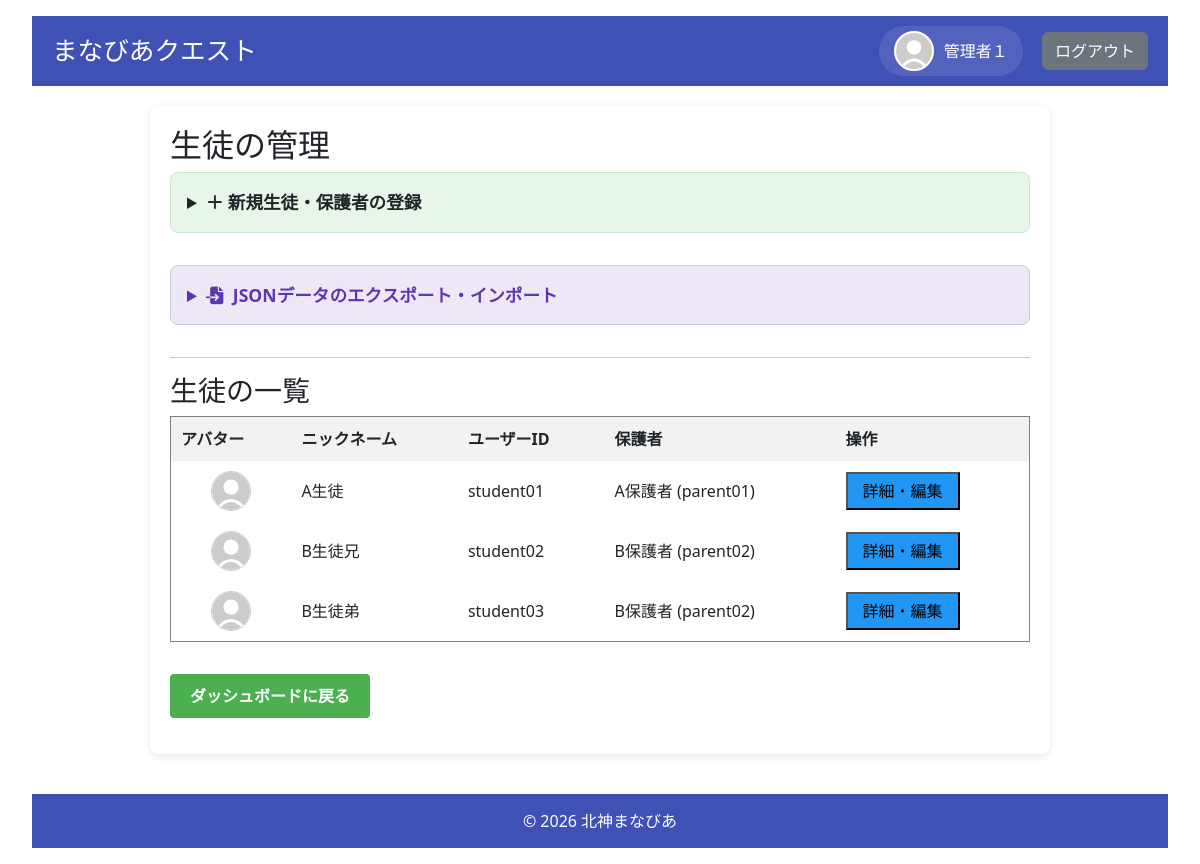
Page /admin/students (signed in) on the earlier database version.
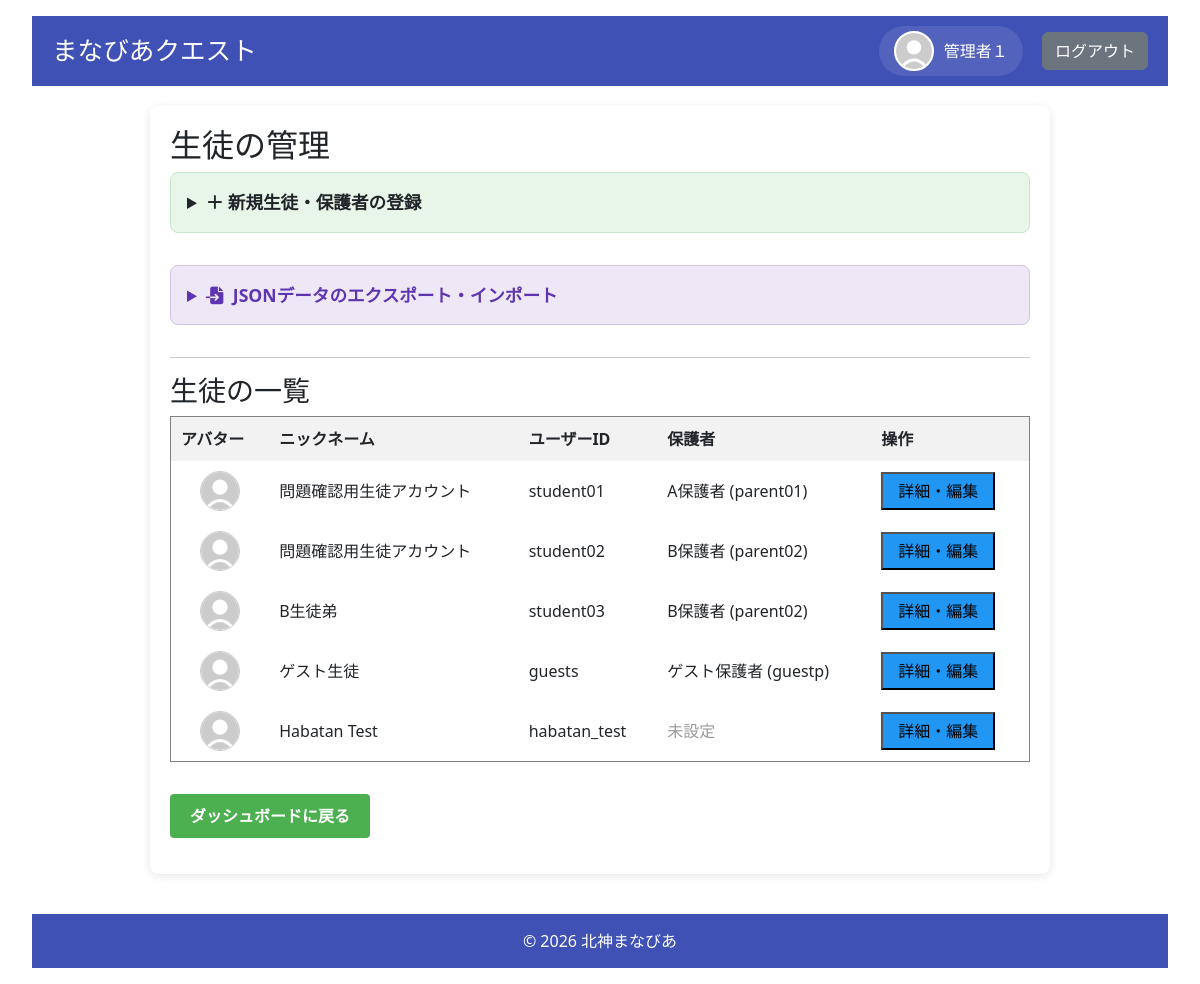
Same page on the later database version.
### models.py (models this page shows, shortened)
class User(UserMixin, db.Model):
    __tablename__ = 'users'
    id = db.Column(db.Integer, primary_key=True)
    username = db.Column(db.String(80), unique=True, nullable=False)
    password_hash = db.Column(db.String(128), nullable=False)
    role = db.Column(db.String(20), nullable=False)  # 'admin', 'student', 'parent'
    is_first_login = db.Column(db.Boolean, default=True, nullable=False)
    nickname = db.Column(db.String(80), nullable=True)
    avatar = db.Column(db.String(200), nullable=True)
    parent_id = db.Column(db.Integer, db.ForeignKey('users.id'), nullable=True)
    user_level = db.Column(db.Integer, default=1)
    medals = db.Column(db.Integer, default=0)
    user_title = db.Column(db.String(100), default='見習い')
    target_levels_json = db.Column(db.String(200), default='{"math": "Lv1", "english": "Lv1", "japanese": "Lv1"}')
    children = db.relationship('User', backref=db.backref('parent', remote_side=[id]), lazy='dynamic')
    attempt_logs = db.relationship('QuestAttemptLog', back_populates='user', cascade="all, delete-orphan")
    @property
    def display_name(self):
        return self.nickname if self.nickname else self.username
    @property
    def avatar_url(self):
        if self.avatar:
            return f"/static/images/avatars/{self.avatar}"
        return "/static/images/avatars/default.svg"

### app.py (the view)
@app.route('/admin/students')
def manage_students():
    if session.get('role') != 'admin' :
        return redirect(url_for('login'))
    users = safe_query_all(User.query.filter_by(role='student'))
    data = []
    for user in users:
        user_data = {
            'id': user.id,
            'username': user.username,
            'nickname': user.nickname,
            'progress': [],
            'medals': [],
            'parent': None
        }
        if user.parent:
            user_data['parent'] = {
                'id': user.parent.id,
                'username': user.parent.username,
                'nickname': user.parent.nickname
            }
        progress_records = safe_query_all(UserProgress.query.filter_by(user_id=user.id, status='cleared'))
        if not progress_records:
            user_data['progress'] = []
        else:
            quest_ids = list(set(p.quest_id for p in progress_records))
            quests = safe_query_all(Quest.query.filter(Quest.id.in_(quest_ids)))
            quest_map = {q.id: q for q in quests}
            from collections import defaultdict
            aggregated = defaultdict(int)
            for p in progress_records:
                quest = quest_map.get(p.quest_id)
                if quest:
                    key = (quest.title, quest.level)
                    aggregated[key] += 1
            processed_progress = []
            for (title, level), count in sorted(aggregated.items()):
                jp_title = SUBJECT_KEY_TO_JP.get(title, title)
                processed_progress.append({'title': jp_title, 'level': level, 'count': count})
            user_data['progress'] = processed_progress
        medal_counts = safe_query_all(db.session.query(
            QuestHistory.quest_id,
            QuestHistory.attempts
        ).filter_by(user_id=user.id))
        user_data['medals'] = [{'quest_id': m[0], 'count': m[1]} for m in medal_counts]
        data.append(user_data)
    all_parents = safe_query_all(User.query.filter_by(role='parent'))
    parent_list = [{'id': p.id, 'username': p.username, 'nickname': p.nickname} for p in all_parents]
    return render_template('manage_students.html', students=data, parents=parent_list)

### app.py (called while the page is built)
@app.context_processor
def inject_markdown_help():
    def get_markdown_help():
        try:
            filepath = os.path.join(basedir, 'Markdown_help.md')
            with open(filepath, 'r', encoding='utf-8') as f:
                return f.read()
        except Exception as e:
            app.logger.error(f"Error reading Markdown_help.md: {e}")
            return "ヘルプファイルを読み込めませんでした。"
    return dict(get_markdown_help=get_markdown_help)

def safe_get(model, ident, retries=5, delay=1.0):
    for i in range(retries):
        try:
            return db.session.get(model, ident)
        except OperationalError as e:
            if "disk I/O error" in str(e) or "database is locked" in str(e):
                app.logger.warning(f"Database get failed (attempt {i+1}/{retries}): {e}. Retrying in {delay}s...")
                time.sleep(delay)
                continue
            raise
    return db.session.get(model, ident)

@login_manager.user_loader
def load_user(user_id):
    return safe_get(User, int(user_id))

### templates/manage_students.html (shortened to what this page needs)
{% extends "base.html" %}
{% block content %}
<h2>生徒の管理</h2>
<details style="background: #e8f5e9; padding: 1rem; margin-bottom: 2rem; border-radius: 8px; border: 1px solid #c8e6c9;">
    <summary style="cursor: pointer; font-weight: bold; font-size: 1.1rem;">＋ 新規生徒・保護者の登録</summary>
</details>
<details style="background: #ede7f6; padding: 1rem; margin-bottom: 2rem; border-radius: 8px; border: 1px solid #d1c4e9;">
    <summary style="cursor: pointer; font-weight: bold; font-size: 1.1rem; color: #5e35b1;">
        <i class="fa-solid fa-file-import" style="margin-right: 5px;"></i> JSONデータのエクスポート・インポート
    </summary>
</details>
<hr>
<h3>生徒の一覧</h3>
<div style="overflow-x: auto; margin-bottom: 2rem;">
    <table border="1" cellpadding="10" style="width: 100%; border-collapse: collapse; background: white;">
        <thead style="background: #f2f2f2;">
            <tr>
                <th>アバター</th>
                <th>ニックネーム</th>
                <th>ユーザーID</th>
                <th>保護者</th>
                <th>操作</th>
            </tr>
        </thead>
        <tbody>
            {% for student in students %}
            <tr id="row_{{ student.id }}">
                <td style="text-align: center;">
                    <div style="width: 40px; height: 40px; border-radius: 50%; overflow: hidden; margin: 0 auto; border: 1px solid #ccc;">
                        <img src="{{ url_for('static', filename='images/avatars/' + (student.avatar if student.avatar else 'default.svg')) }}" style="width: 100%; height: 100%; object-fit: cover;">
                    </div>
                </td>
                <td>{{ student.nickname }}</td>
                <td>{{ student.username }}</td>
                <td>
                    {% if student.parent %}
                        {{ student.parent.nickname }} ({{ student.parent.username }})
                    {% else %}
                        <span style="color: #999;">未設定</span>
                    {% endif %}
                </td>
                <td>
                    <button type="button" onclick="showStudentDetail('{{ student.id }}')" style="padding: 5px 15px; background-color: #2196F3;">詳細・編集</button>
                </td>
            </tr>
            {% endfor %}
        </tbody>
    </table>
</div>
<p><a href="{{ url_for('dashboard_' + current_user.role) }}" class="button">ダッシュボードに戻る</a></p>
{% endblock %}

Differences in the rows shown:
changed User "student01": nickname "A生徒" → "問題確認用生徒アカウント"
changed User "student02": nickname "B生徒兄" → "問題確認用生徒アカウント"
added User: nickname "ゲスト生徒", username "guests", parent.nickname "ゲスト保護者", parent.username "guestp"
added User: nickname "Habatan Test", username "habatan_test", shows "未設定"
